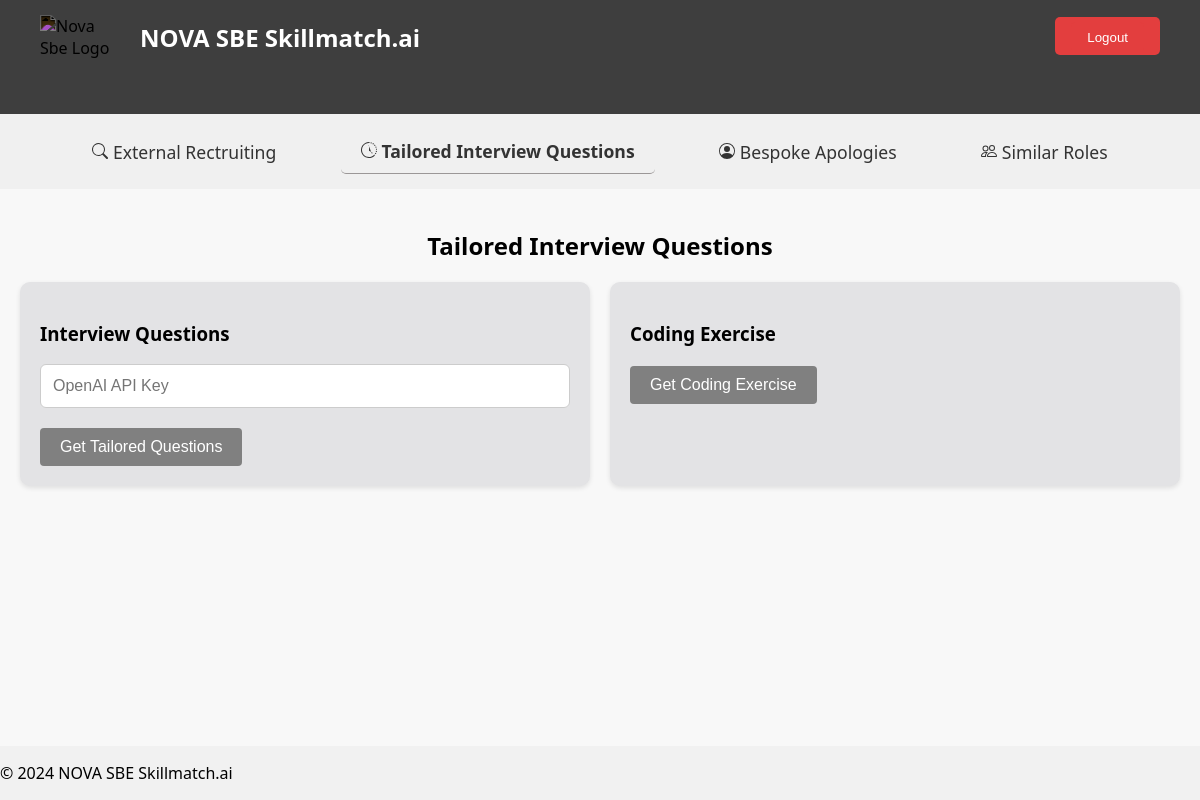
Before: /tailored_interviews (signed in) with the older database file.
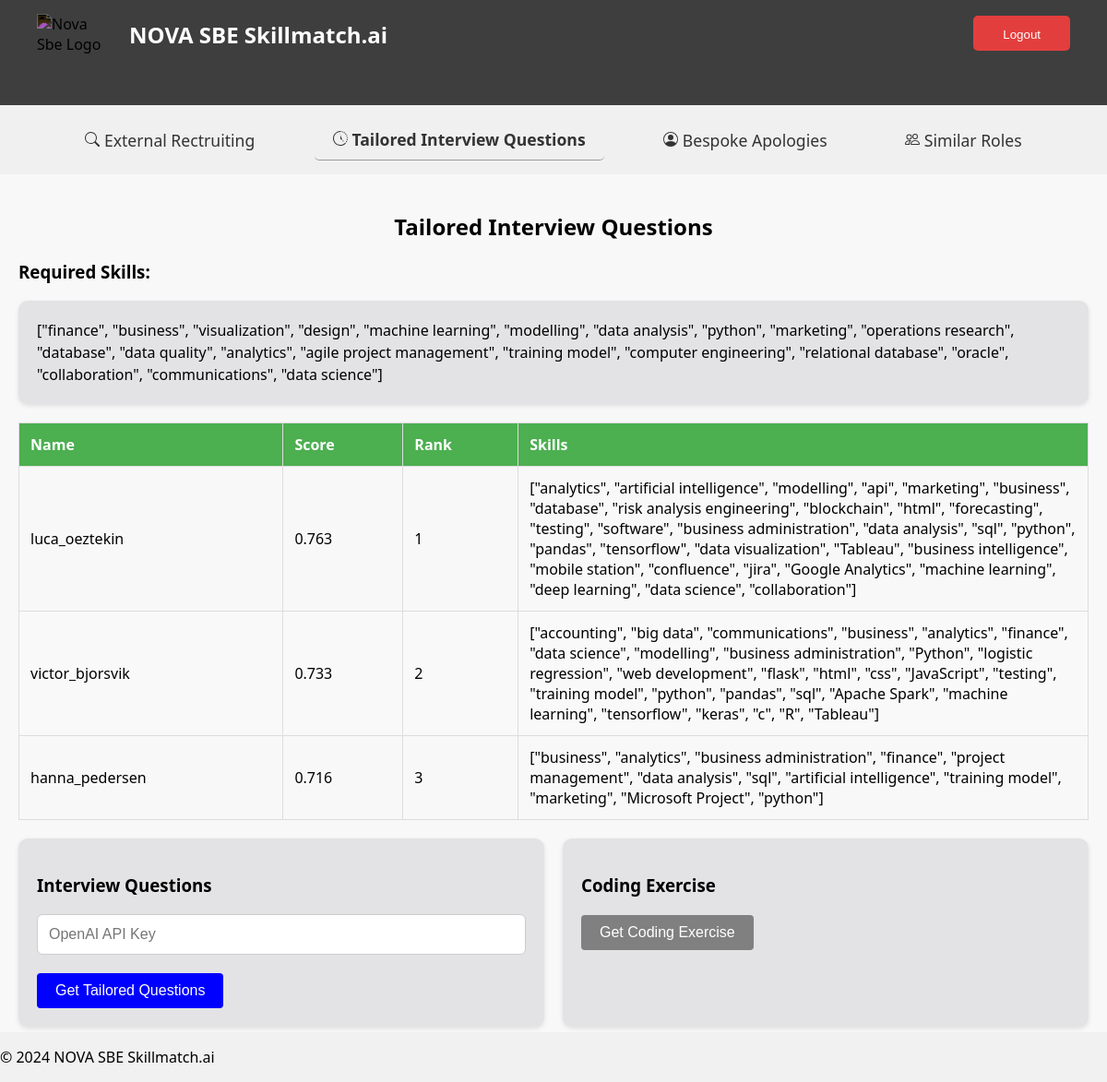
After: the same page with the newer database file.
### tables this page shows
CREATE TABLE job_postings (
    job_id INTEGER PRIMARY KEY AUTOINCREMENT,
    job_description TEXT NOT NULL,
    required_skills TEXT,
    created_at DATETIME DEFAULT CURRENT_TIMESTAMP
);

CREATE TABLE applicants (
    applicant_id INTEGER PRIMARY KEY AUTOINCREMENT,
    name TEXT NOT NULL,
    contact_info TEXT,
    skills TEXT,
    degrees TEXT,
    similarity_score REAL,
    rank INTEGER,
    interview_status TEXT
);

### user_interface/app.py (the view)
@app.route("/tailored_interviews", methods=["GET", "POST"])
@login_required
def tailored_interviews():
    db = get_db()
    cursor = db.cursor()
    cursor.execute(
        """SELECT * FROM applicants
          WHERE interview_status = 'Selected'
          ORDER BY RANK""")
    winners = cursor.fetchall()
    cursor.execute("SELECT required_skills FROM job_postings")
    required_skills = cursor.fetchall()
    if request.method == 'POST':
        if winners:
            MODEL = "gpt-4o-mini"
            if session.get("user_id") == 1:
                api_key = os.environ.get("OPENAI_API_KEY")
            else:
                api_key = request.form.get("password")
            try:
                response = main.tailored_questions(api_key, winners, required_skills, model=MODEL)
            except tenacity.RetryError as e:
                return apology_openai("Need a valid OpenAI API Key", 403)
        else:
            response = []
        winners = []
        required_skills = []
        return render_template("tailored_interviews.html", winners=winners, response=response, required_skills=required_skills)
    else:
        return render_template("tailored_interviews.html", winners=winners, required_skills=required_skills)

### user_interface/helpers.py (called while the page is built)
def get_db():
    if 'db' not in g:
        g.db = sqlite3.connect('skills.db')
        g.db.execute('PRAGMA foreign_keys = ON;')
    return g.db

def login_required(f):
    @wraps(f)
    def decorated_function(*args, **kwargs):
        if session.get("user_id") is None:
            return redirect("/login")
        return f(*args, **kwargs)
    return decorated_function

### user_interface/templates/tailored_interviews.html (shortened to what this page needs)
{% extends "layout.html" %}
{% block main %}
<p class="hello-user">Tailored Interview Questions</p>
{% if winners and required_skills %}
<h3>Required Skills:</h3>
<div class="skills-box">
    {{ required_skills[0][0] }}
</div>
{% endif %}
{% if winners %}
<div class="winners-table-container">
    <table>
        <thead>
            <tr>
                <th>Name</th>
                <th>Score</th>
                <th>Rank</th>
                <th>Skills</th>
            </tr>
        </thead>
        <tbody>
        {% for winner in winners %}
        <tr>
            <td>{{ winner[1] }}</td>
            <td>{{ winner[5] | round(5, 'floor') }}</td>
            <td>{{ winner[6] }}</td>
            <td>{{ winner[3] }}</td>
        </tr>
        {% endfor %}
        </tbody>
    </table>
</div>
{% endif %}
<div class="content-row">
    <div class="content-box">
        <h3>Interview Questions</h3>
        <form method="post" action="{{ url_for('tailored_interviews') }}" id="analysis-form" class="analysis-form">
            {% if not response %}
            <div class="form-group">
                <input id="password" name="password" placeholder="OpenAI API Key" type="password">
            </div>
            <button type="submit" class="action-button run-button" {% if not winners or not required_skills %}disabled{% endif %}>Get Tailored Questions</button>
            {% endif %}
        </form>
    </div>
    <div class="content-box">
        <h3>Coding Exercise</h3>
        <button id="fetch-exercise-btn" class="action-button run-button"
            {% if not response %}disabled{% endif %}>Get Coding Exercise</button>
    </div>
    </div>
{% endblock %}

Changed rows visible on the page:
added job_postings: required_skills "[\"finance\", \"business\", \"visualization\", \"design\", \"machine learning\", \"modelling\", \"data analysis\", \"python\", \"marketing\", \"operations research\", \"database\", \"data quality\", \"analytics\", \"agile project management\", \"training model\", \"computer engineering\", \"relational database\", \"oracle\", \"collaboration\", \"communications\", \"data science\"]"
added applicants: name "luca_oeztekin", similarity_score "0.763", rank "1", skills "[\"analytics\", \"artificial intelligence\", \"modelling\", \"api\", \"marketing\", \"business\", \"database\", \"risk analysis engineering\", \"blockchain\", \"html\", \"forecasting\", \"testing\", \"software\", \"business administration\", \"data analysis\", \"sql\", \"python\", \"pandas\", \"tensorflow\", \"data visualization\", \"Tableau\", \"business intelligence\", \"mobile station\", \"confluence\", \"jira\", \"Google Analytics\", \"machine learning\", \"deep learning\", \"data science\", \"collaboration\"]"
added applicants: name "victor_bjorsvik", similarity_score "0.733", rank "2", skills "[\"accounting\", \"big data\", \"communications\", \"business\", \"analytics\", \"finance\", \"data science\", \"modelling\", \"business administration\", \"Python\", \"logistic regression\", \"web development\", \"flask\", \"html\", \"css\", \"JavaScript\", \"testing\", \"training model\", \"python\", \"pandas\", \"sql\", \"Apache Spark\", \"machine learning\", \"tensorflow\", \"keras\", \"c\", \"R\", \"Tableau\"]"
added applicants: name "hanna_pedersen", similarity_score "0.716", rank "3", skills "[\"business\", \"analytics\", \"business administration\", \"finance\", \"project management\", \"data analysis\", \"sql\", \"artificial intelligence\", \"training model\", \"marketing\", \"Microsoft Project\", \"python\"]"
Other visible differences:
text now shown: "Required Skills: Name Score Rank Skills"
